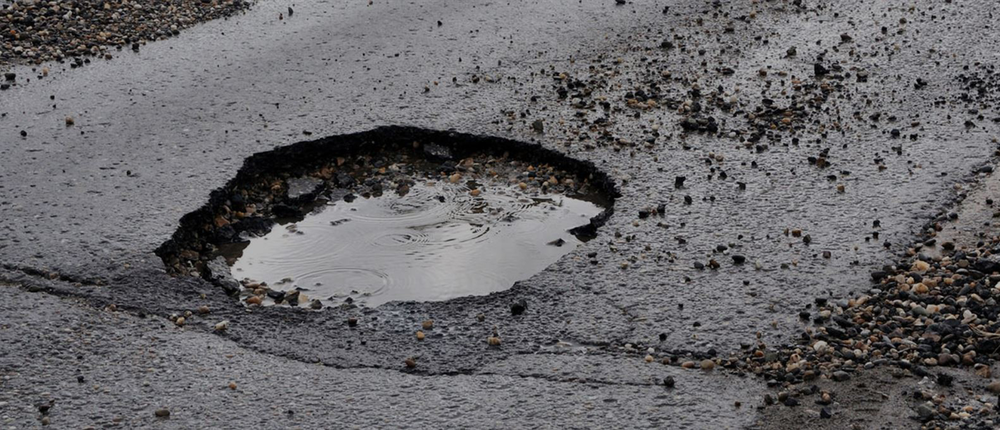
#> input picture images/potholes_1.png, 1000 x 430 px, shrunk from 2000 x 860 before the run
$ python testing.py
#> lines starting #> are read from the running program, lines starting #| are printed output that depends on the picture; after the words box and inside, x2 and y2 are one past the last pixel; in counts of white or black regions, pixels touching at a corner belong together
import cv2
import numpy as np

# Load the image
img = cv2.imread('images/potholes_1.png')
#> img is the input picture: shape (430, 1000, 3); mean B, G, R 104.4, 101.7, 103.3

# Convert to grayscale
gray = cv2.cvtColor(img, cv2.COLOR_BGR2GRAY)

# Apply Gaussian blur to smooth the image
blurred = cv2.GaussianBlur(gray, (5, 5), 0)
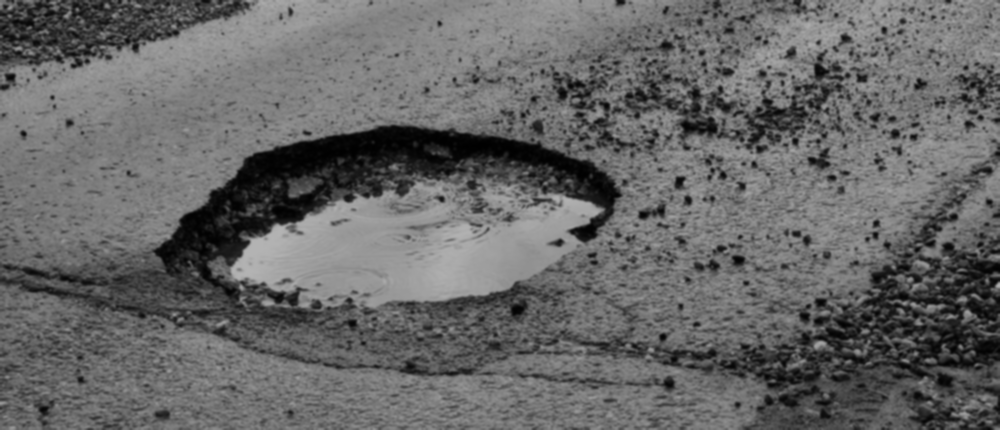
#> blurred: shape (430, 1000); min 0, max 180, mean 102.5

# Apply Canny edge detection to find edges in the image
# edges = cv2.Canny(blurred, 50, 150)

# Apply Hough transform to find circles in the image
circles = cv2.HoughCircles(blurred, cv2.HOUGH_GRADIENT, 1, 20, param1=50, param2=30, minRadius=40, maxRadius=100)
#> circles = 668 rows, first 8: [684.5, 304.5, 99.4], [804.5, 270.5, 99.4], [724.5, 131.5, 99.4], [740.5, 325.5, 99.4], [790.5, 238.5, 99.4], [634.5, 326.5, 99.4], [724.5, 212.5, 99.4], [742.5, 194.5, 99.4]

# Draw circles on the original image
if circles is not None:
    circles = np.round(circles[0, :]).astype("int")
#> circles = 668 rows, first 8: [684, 304, 99], [804, 270, 99], [724, 132, 99], [740, 326, 99], [790, 238, 99], [634, 326, 99], [724, 212, 99], [742, 194, 99]
    for (x, y, r) in circles:
        cv2.circle(img, (x, y), r, (0, 255, 0), 2)
#> this loop made 668 passes
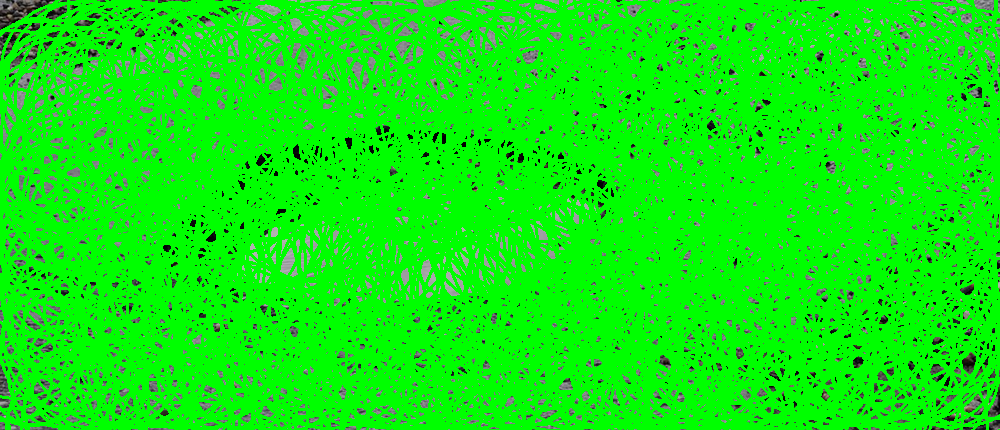
#> img: shape (430, 1000, 3); mean B, G, R 14.5, 234.8, 14.3

# Display the image with detected circles
cv2.imshow('Pothole Detection', img)
cv2.waitKey(0)
cv2.destroyAllWindows()

$ run again, with images/pothole_2.png copied over images/potholes_1.png
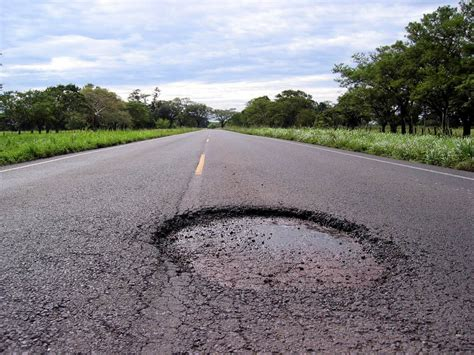
#> input picture images/pothole_2.png, 474 x 355 px
#> img is the input picture: shape (355, 474, 3); mean B, G, R 133.2, 129.6, 131.1
#> `blurred = cv2.GaussianBlur(gray, (5, 5), 0)`:
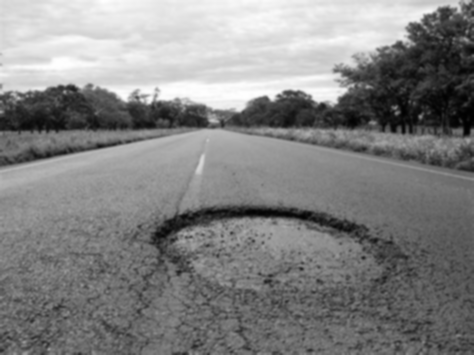
#> blurred: shape (355, 474); min 1, max 255, mean 130.5
#> `circles = cv2.HoughCircles(blurred, cv2.HOUGH_GRADIENT, 1, 20, param1=..`: circles = 170 rows, first 8: [304.5, 210.5, 99.4], [103.5, 184.5, 99.4], [157.5, 238.5, 99.4], [285.5, 194.5, 99.4], [98.5, 206.5, 99.4], [120.5, 213.5, 99.4], [347.5, 237.5, 99.4], [331.5, 211.5, 99.4]
#> `circles = np.round(circles[0, :]).astype("int")`: circles = 170 rows, first 8: [304, 210, 99], [104, 184, 99], [158, 238, 99], [286, 194, 99], [98, 206, 99], [120, 214, 99], [348, 238, 99], [332, 212, 99]
#> the loop `for (x, y, r) in circles:` made 170 passes
#> after the loop `for (x, y, r) in circles:`:
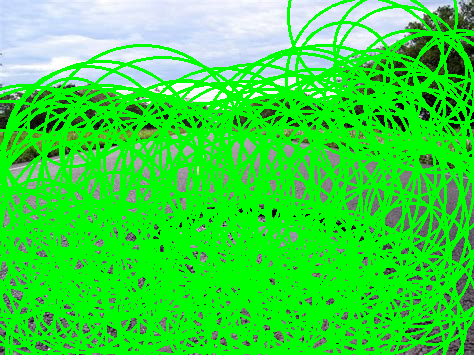
#> img: shape (355, 474, 3); mean B, G, R 60.7, 220.4, 56.5

$ run again, with images/blue_cat.jpg saved as images/potholes_1.png
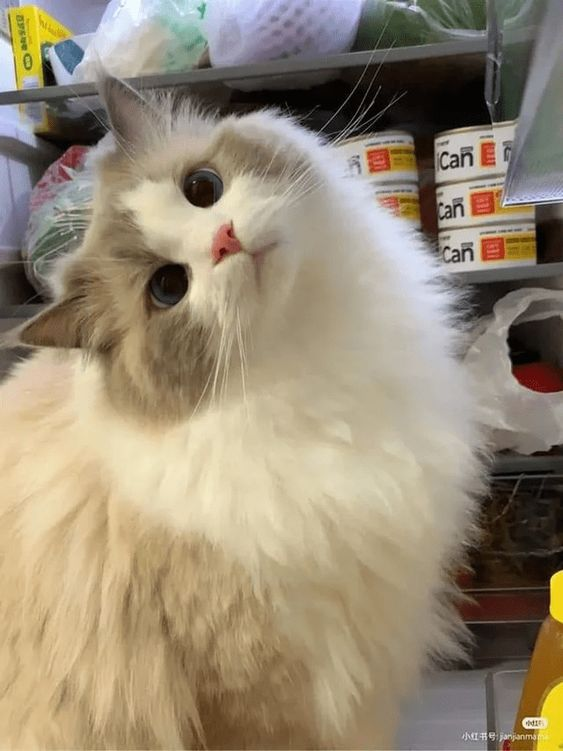
#> input picture images/blue_cat.jpg, 563 x 751 px
#> img is the input picture: shape (751, 563, 3); mean B, G, R 117.4, 138.9, 151.8
#> `gray = cv2.cvtColor(img, cv2.COLOR_BGR2GRAY)`:
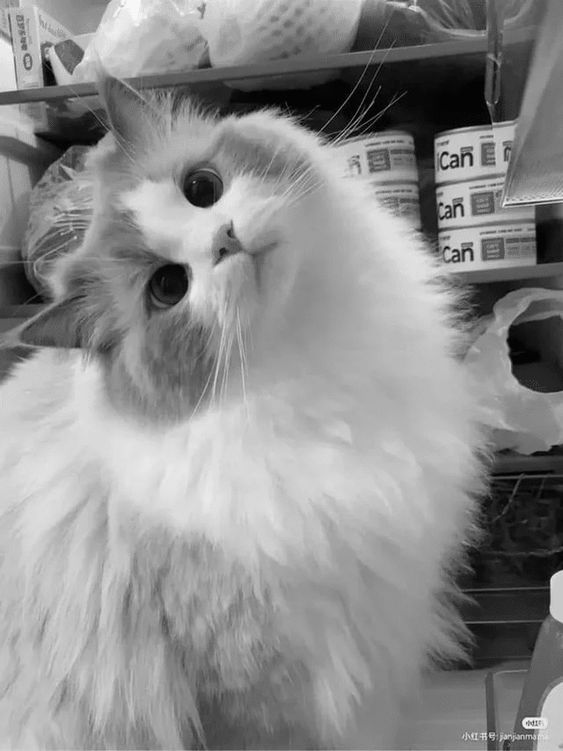
#> gray: shape (751, 563); min 0, max 253, mean 140.3
#> `circles = cv2.HoughCircles(blurred, cv2.HOUGH_GRADIENT, 1, 20, param1=..`: circles = 82 rows, first 8: [430.5, 131.5, 88.4], [446.5, 118.5, 85.1], [160.5, 342.5, 79.6], [127.5, 344.5, 95], [146.5, 267.5, 97.2], [90.5, 278.5, 64.1], [66.5, 264.5, 83.9], [125.5, 262.5, 87.3]
#> `circles = np.round(circles[0, :]).astype("int")`: circles = 82 rows, first 8: [430, 132, 88], [446, 118, 85], [160, 342, 80], [128, 344, 95], [146, 268, 97], [90, 278, 64], [66, 264, 84], [126, 262, 87]
#> the loop `for (x, y, r) in circles:` made 82 passes
#> after the loop `for (x, y, r) in circles:`:
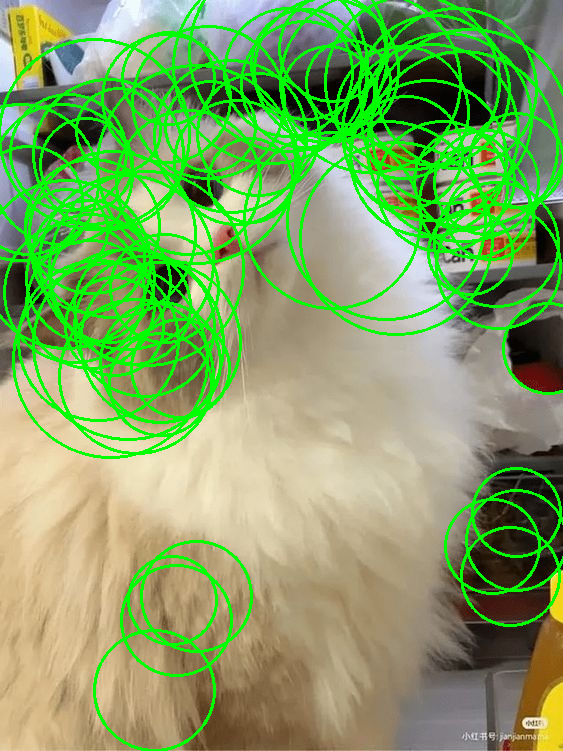
#> img: shape (751, 563, 3); 18.48% of pixels changed, all inside (x1, y1, x2, y2) = (0, 0, 563, 751)
